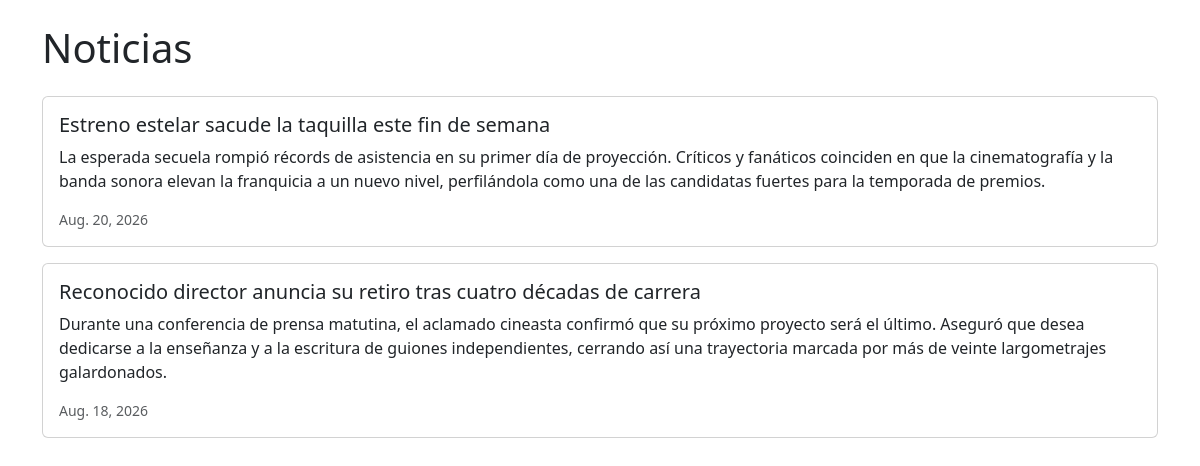
The page /news/ on the database as committed earlier.
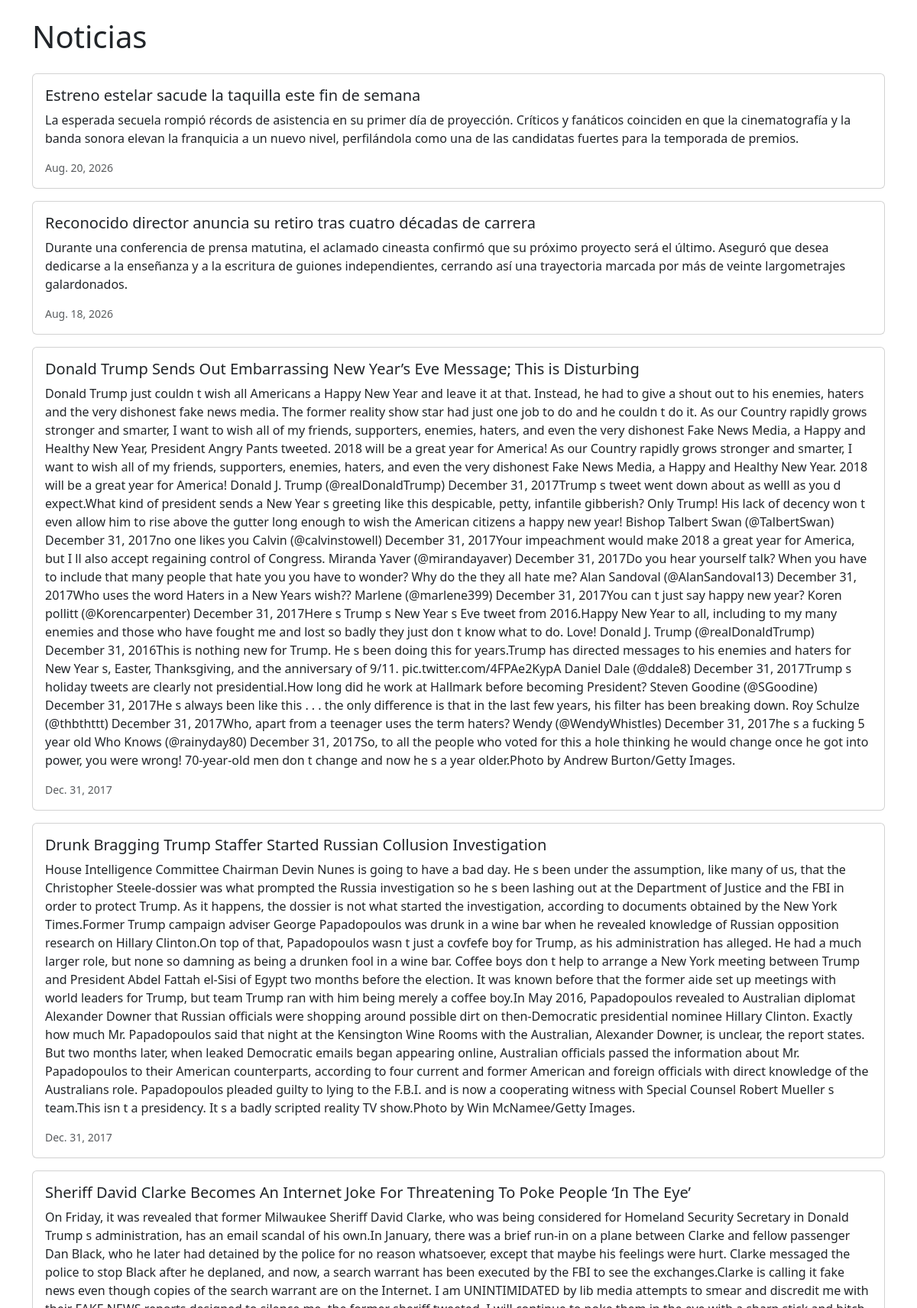
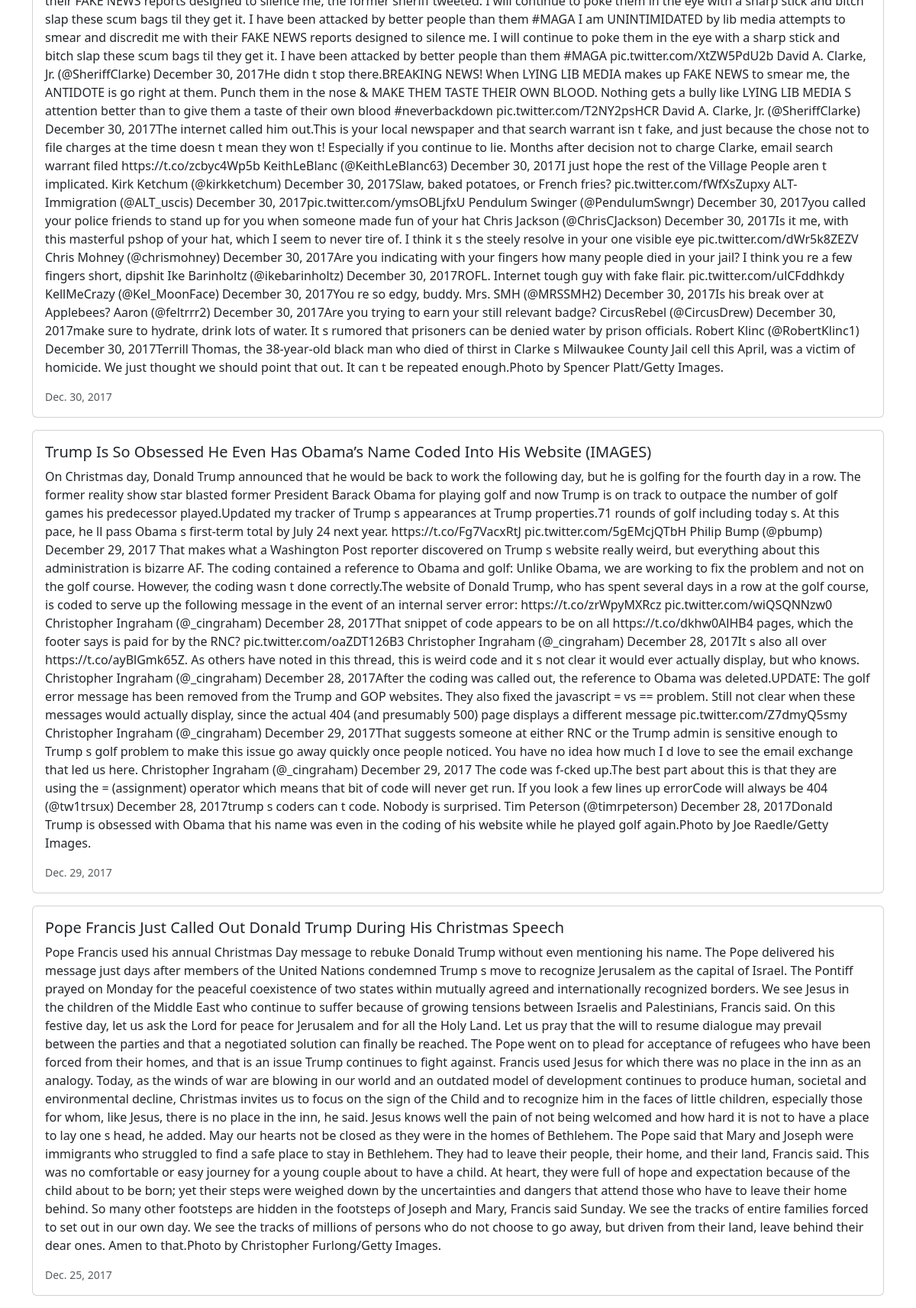
The same page on the database as committed later (2 pictures, top to bottom).
### news/models.py (models this page shows)
class News(models.Model):
    headline = models.CharField(max_length=200)
    body = models.TextField()
    date = models.DateField()

### news/views.py (the view)
# urls.py: path('news/', include('news.urls')),
def news(request):
    newss = News.objects.all().order_by('-date')
    return render(request, 'news.html', {'newss': newss})

### news/templates/news.html (shortened to what this page needs)
<head>
    <link href="https://cdn.jsdelivr.net/npm/bootstrap@5.3.2/dist/css/bootstrap.min.css" rel="stylesheet">
</head>
<div class="container mt-4">
    <h1 class="mb-4">Noticias</h1>
    {% for news in newss %}
        <div class="card mb-3">
            <div class="card-body">
                <h5 class="card-title">{{ news.headline }}</h5>
                <p class="card-text">{{ news.body }}</p>
                <p class="card-text"><small class="text-body-secondary">{{ news.date }}</small></p>
            </div>
        </div>
    {% endfor %}
</div>

Rows that differ between the two databases and show on the page:
added News: headline "Donald Trump Sends Out Embarrassing New Year’s Eve Message; This is Disturbing", body "Donald Trump just couldn t wish all Americans a Happy New Year and leave it at that. Instead, he had to give a shout out to his enemies, haters and the very dishonest fake news media. The former reality show star had just one job to do and he couldn t do it. As our Country rapidly grows stronger and smarter, I want to wish all of my friends, supporters, enemies, haters, and even the very dishonest Fake News Media, a Happy and Healthy New Year, President Angry Pants tweeted. 2018 will be a great year for America! As our Country rapidly grows stronger and smarter, I want to wish all of my friends, supporters, enemies, haters, and even the very dishonest Fake News Media, a Happy and Healthy…", date "Dec. 31, 2017"
added News: headline "Drunk Bragging Trump Staffer Started Russian Collusion Investigation", body "House Intelligence Committee Chairman Devin Nunes is going to have a bad day. He s been under the assumption, like many of us, that the Christopher Steele-dossier was what prompted the Russia investigation so he s been lashing out at the Department of Justice and the FBI in order to protect Trump. As it happens, the dossier is not what started the investigation, according to documents obtained by the New York Times.Former Trump campaign adviser George Papadopoulos was drunk in a wine bar when he revealed knowledge of Russian opposition research on Hillary Clinton.On top of that, Papadopoulos wasn t just a covfefe boy for Trump, as his administration has alleged. He had a much larger role,…", date "Dec. 31, 2017"
added News: headline "Sheriff David Clarke Becomes An Internet Joke For Threatening To Poke People ‘In The Eye’", body "On Friday, it was revealed that former Milwaukee Sheriff David Clarke, who was being considered for Homeland Security Secretary in Donald Trump s administration, has an email scandal of his own.In January, there was a brief run-in on a plane between Clarke and fellow passenger Dan Black, who he later had detained by the police for no reason whatsoever, except that maybe his feelings were hurt. Clarke messaged the police to stop Black after he deplaned, and now, a search warrant has been executed by the FBI to see the exchanges.Clarke is calling it fake news even though copies of the search warrant are on the Internet. I am UNINTIMIDATED by lib media attempts to smear and discredit me with…", date "Dec. 30, 2017"
added News: headline "Trump Is So Obsessed He Even Has Obama’s Name Coded Into His Website (IMAGES)", body "On Christmas day, Donald Trump announced that he would be back to work the following day, but he is golfing for the fourth day in a row. The former reality show star blasted former President Barack Obama for playing golf and now Trump is on track to outpace the number of golf games his predecessor played.Updated my tracker of Trump s appearances at Trump properties.71 rounds of golf including today s. At this pace, he ll pass Obama s first-term total by July 24 next year. https://t.co/Fg7VacxRtJ pic.twitter.com/5gEMcjQTbH Philip Bump (@pbump) December 29, 2017 That makes what a Washington Post reporter discovered on Trump s website really weird, but everything about this administration is…", date "Dec. 29, 2017"
added News: headline "Pope Francis Just Called Out Donald Trump During His Christmas Speech", body "Pope Francis used his annual Christmas Day message to rebuke Donald Trump without even mentioning his name. The Pope delivered his message just days after members of the United Nations condemned Trump s move to recognize Jerusalem as the capital of Israel. The Pontiff prayed on Monday for the peaceful coexistence of two states within mutually agreed and internationally recognized borders. We see Jesus in the children of the Middle East who continue to suffer because of growing tensions between Israelis and Palestinians, Francis said. On this festive day, let us ask the Lord for peace for Jerusalem and for all the Holy Land. Let us pray that the will to resume dialogue may prevail between…", date "Dec. 25, 2017"
